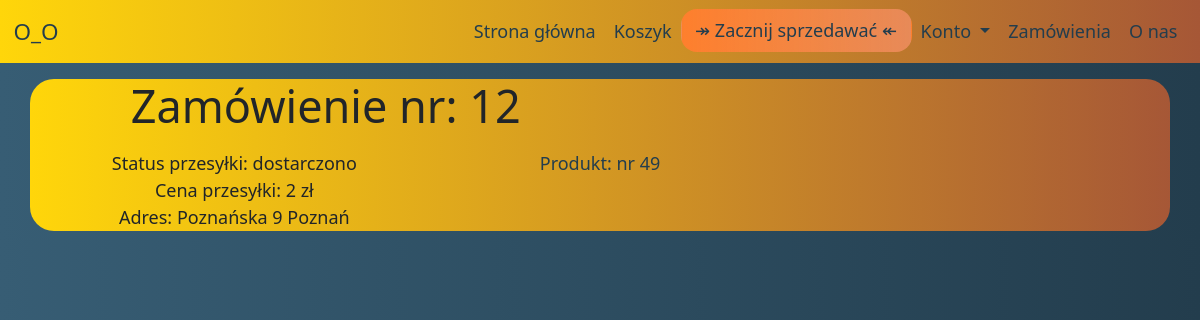
/index.php?Strona=Zamówienie&&ID=12 (signed in), run on the app's committed database.
### tables this page shows
CREATE TABLE `zamowienia` (
  `id` int(11) NOT NULL,
  `produkt` int(255) NOT NULL,
  `adres` varchar(255) NOT NULL,
  `cena` double NOT NULL,
  `data` date NOT NULL,
  `status` enum('w trakcie pakowania','kurier już biegnie','dostarczono') NOT NULL,
  `kogo` int(255) NOT NULL
);

### podstrony/Zamówienie.php (the view, shortened to what this page needs)
<?php
include "rzecz.php";
if (($k == "k") && (isset($_GET['ID']))) {
	$DB = mysqli_connect(
		$Database_Host,
		$Database_User,
		$Database_Pssss,
		$Database_name
	);
	$querry = "SELECT * FROM zamowienia WHERE id= '$_GET[ID]'";
	$result = mysqli_query($DB, $querry);
	while ($row = $result->fetch_assoc()) {
		echo '
		<div class="container tło">
		<div class="row">
		  <div class="col">
			<h1>Zamówienie nr: ' . $row['id'] . '</h1>
		  </div>
		  <div class="col">
			</div>
		</div>
		<div class="row">
		  <div class="col">
			Status przesyłki: ' . $row['status'] . '<br>
			Cena przesyłki: ' . $row['cena'] . ' zł<br>
			Adres: ' . $row['adres'] . ' <br>
		  </div>
		  <div class="col">
		  <a href="/index.php?Strona=Produkty&&ID=' . $row['produkt'] . '"> Produkt: nr ' . $row['produkt'] . '</a>
		  </div>
		  <div class="col">
		  </div>
		</div>
	  </div>
        ';
	}
} else {
	header("Location: /index.php?Strona=StronaGłówna");
}
?>

### css/styl.css (style rules this page uses)
* { font-size: large; }
.row { margin-top: 1vh; margin: 1vh; max-width: 100vw; }
.tło { margin-top: 2vh; border-radius: 2vw; width: auto; background: -webkit-linear-gradient(90deg, #ffd60a 0%, rgba(201, 94, 48, 0.7882352941) 100%); background: -moz-linear-gradient(90deg, #ffd60a 0%, rgba(201, 94, 48, 0.7882352941) 100%); background: -o-linear-gradient(90deg, #ffd60a 0%, rgba(201, 94, 48, 0.7882352941) 100%); background: linear-gradient(90deg, #ffd60a 0%, rgba(201, 94, 48, 0.7882352941) 100%); }
a { text-decoration: none; color: #233D4D; }
body { text-align: center; background: -webkit-linear-gradient(90deg, #375d74 0%, #233d4d 100%); background: -moz-linear-gradient(90deg, #375d74 0%, #233d4d 100%); background: -o-linear-gradient(90deg, #375d74 0%, #233d4d 100%); background: linear-gradient(90deg, #375d74 0%, #233d4d 100%); }

### data on the page
zamowienia: id "12", status "dostarczono", cena "2", adres "Poznańska 9 Poznań", produkt "49"
